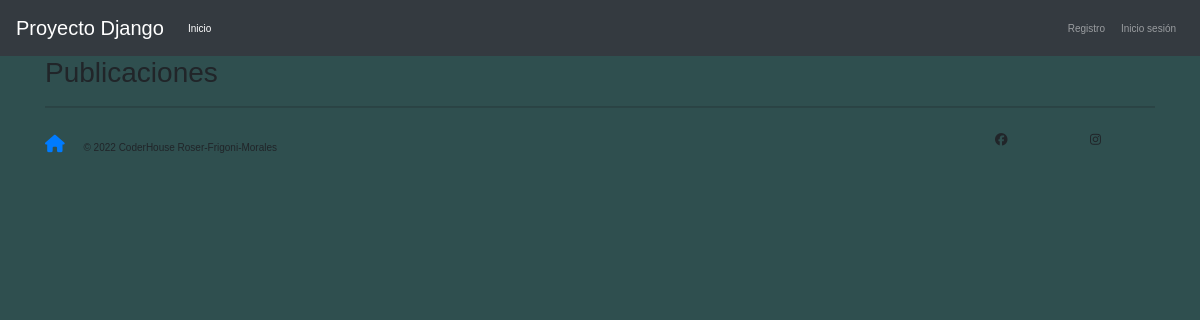
Before: /core/ with the older database file.
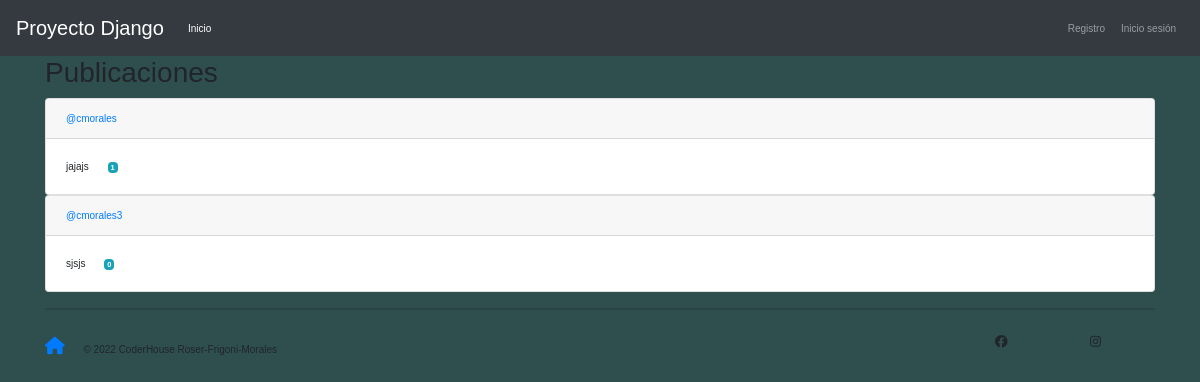
After: the same page with the newer database file.
### core/models.py (models this page shows, shortened)
class Post(models.Model):
    user = models.ForeignKey(User, on_delete=models.CASCADE, related_name='posts')
    timestamp = models.DateTimeField(default=timezone.now)
    content = models.TextField()
    categories = models.IntegerField(choices= category)
    class Meta:
        ordering = ['-timestamp']

### core/views.py (the view)
# urls.py: 2. Add a URL to urlpatterns:  path('', views.home, name='home')
def home(request):
    posts = Post.objects.all()
    context = { 'posts': posts}
    return render(request, 'home.html', context)

### core/templates/home.html
{% extends 'nav-footer.html' %}
{% load static %}
{% block content %}
<div class="container">
    <h3>Publicaciones</h3>
    {% for post in posts %}
    <div class="card">
        <div class="card-header">
            <a href="{% url 'profile' %}">@{{ post.user.username }}</a>
        </div>
        <div class="card-body">
            <span class="card-text">{{ post.content }}</span>
            <span class="badge badge-info ml-3">{{ post.categories   }}</span>
        </div>
    </div>
    {% endfor %}
</div>
{% endblock %}

### core/templates/nav-footer.html (shortened to what this page needs)
<!DOCTYPE html>
<html lang="en">
    <head>
        {% load static %}
        <link href="https://cdn.jsdelivr.net/npm/bootstrap-icons@1.5.0/font/bootstrap-icons.css" rel="stylesheet" type="text/css" />
        <link href="{% static 'css/styles.css' %}" rel="stylesheet" />
        <link href="{% static 'css/mis_estilos.css' %}" rel="stylesheet" />
        <link rel="stylesheet" href="https://cdn.jsdelivr.net/npm/bootstrap@4.6.2/dist/css/bootstrap.min.css">
        <link rel="stylesheet" type="text/css" href="{% static 'style.css' %}">
    </head>
    <body>
        <nav class="navbar navbar-expand-lg navbar-dark bg-dark">
            <a class="navbar-brand" href="#">Proyecto Django</a>
            <div class="collapse navbar-collapse" id="navbarNav">
                <ul class="navbar-nav">
                    <li class="nav-item active">
                    <a class="nav-link" href="{% url 'home' %}">Inicio</a>
                    </li>
                </ul>
                <ul class="nav navbar-nav navbar-nav ml-auto">
                    {% if request.user.is_authenticated %}
                        <li  class="nav-item"><a class="nav-link" href="{% url 'logout' %}">Salir</a></li>
                        {% else %}
                        <li  class="nav-item"><a  class="nav-link" href="{% url 'register' %}">Registro</a></li>
                        <li  class="nav-item"><a class="nav-link" href="{% url 'login' %}">Inicio sesión</a></li>
                    {% endif %}
                </ul>
            </div>
        </nav>
        {% block content %}
        {% endblock %}
        <footer class="col-12">
            <div class="container">
                <hr>
                <div class="row">
                    <div class="col-10">
                        <a href="{% url 'home' %}" class="navbar-brand"><i class="fa-solid fa-house fa-sm"></i></a>
                        © 2022 CoderHouse Roser-Frigoni-Morales
                    </div>
                    <div class="col-1 pt-2">
                    </div>
                    <div class="col-1 pt-2">
                    </div>
                </div>
            </div>
        </footer>
    </body>
</html>

### core/static/css/style.css (style rules this page uses)
body { background: #2F4F4F; font-size: 62.5%; font-family: 'Varela Round', Helvetica, Arial, serif; }

Changed rows visible on the page:
added Post: user.username "cmorales", content "jajajs", categories "1"
added Post: user.username "cmorales3", content "sjsjs", categories "0"
